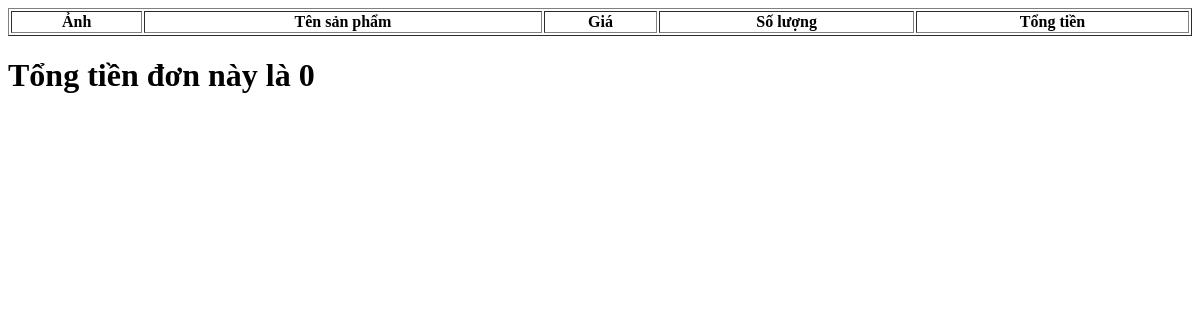
/admin/orders/detail.php?id=6 (signed in), run on an earlier commit of the app's database.
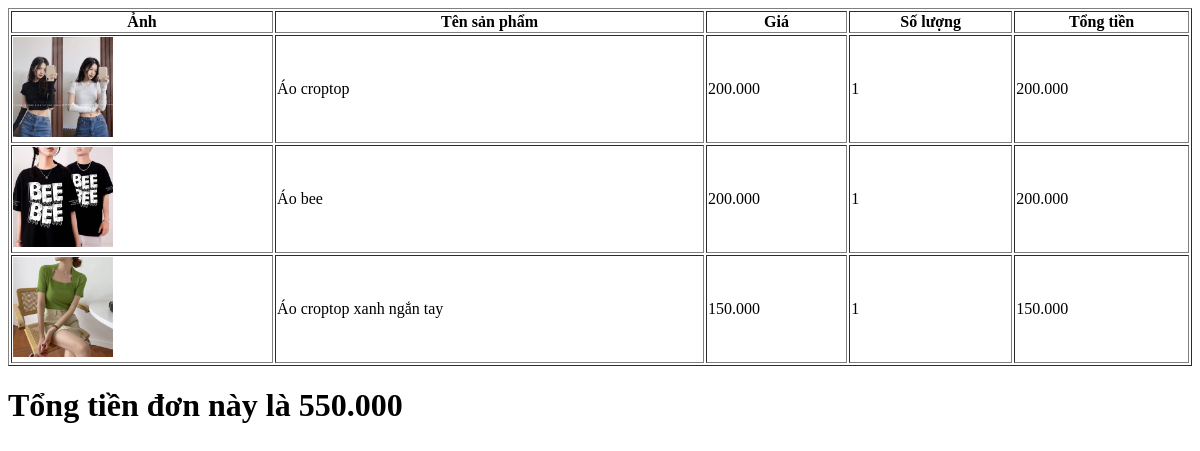
And on a later commit of the database.
### tables this page shows
CREATE TABLE `order_product` (
  `order_id` int(11) NOT NULL,
  `product_id` int(11) NOT NULL,
  `quantity` int(11) NOT NULL
);

CREATE TABLE `products` (
  `id` int(11) NOT NULL,
  `name` varchar(50) NOT NULL,
  `image` varchar(200) NOT NULL,
  `price` float NOT NULL,
  `description` text NOT NULL,
  `manufacturer_id` int(11) NOT NULL
);

### admin/orders/detail.php (the view, shortened to what this page needs)
<!DOCTYPE html>
<html>
<head>
</head>
<body>
<?php
$order_id = $_GET['id'];
require '../connect.php';
$sql = "select
*
from order_product
join products on products.id = order_product.product_id
where order_id = '$order_id'";
$result = mysqli_query($connect,$sql);
$sum = 0;
?>
<table border="1" width="100%">
	<tr>
		<th>Ảnh</th>
		<th>Tên sản phẩm</th>
		<th>Giá</th>
		<th>Số lượng</th>
		<th>Tổng tiền</th>
	</tr>
	<?php foreach ($result as $each): ?>
		<tr>
			<td><img height='100' src="../products/photos/<?php echo $each['image'] ?>"></td>
			<td><?php echo $each['name'] ?></td>
			<td><?php echo number_format($each['price'],0, ',', '.') ?></td>
			<td>
				<?php echo $each['quantity'] ?>
			</td>
			<td>
				<?php
					$result = $each['price'] * $each['quantity'];
					echo number_format($result,0, ',', '.');
					$sum += $result;
				?>
			</td>
		</tr>
	<?php endforeach ?>
</table>
<h1>
	Tổng tiền đơn này là <?php echo  number_format($sum, 0, ',', '.') ?>
</h1>
</body>
</html>

What changed in the data, as far as the page shows it:
added order_product: product.image (picture), product.name "Áo croptop", product.price "200.000", quantity "1", result "200.000"
added order_product: product.image (picture), product.name "Áo bee", product.price "200.000", quantity "1", result "200.000"
added order_product: product.image (picture), product.name "Áo croptop xanh ngắn tay", product.price "150.000", quantity "1", result "150.000"
Also different on the page:
$sum: "0" → "550.000"
